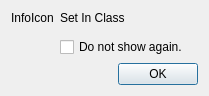
<?xml version="1.0" encoding="UTF-8"?>
<ui version="4.0">
 <class>welcomeStub</class>
 <widget class="QDialog" name="welcomeStub">
  <property name="geometry">
   <rect>
    <x>0</x>
    <y>0</y>
    <width>209</width>
    <height>96</height>
   </rect>
  </property>
  <property name="windowTitle">
   <string>Welcome</string>
  </property>
  <layout class="QGridLayout" name="gridLayout">
   <item row="0" column="0" rowspan="2">
    <widget class="QLabel" name="iconLabel">
     <property name="text">
      <string notr="true">InfoIcon</string>
     </property>
     <property name="alignment">
      <set>Qt::AlignLeading|Qt::AlignLeft|Qt::AlignTop</set>
     </property>
    </widget>
   </item>
   <item row="0" column="1">
    <widget class="QLabel" name="label">
     <property name="sizePolicy">
      <sizepolicy hsizetype="MinimumExpanding" vsizetype="Preferred">
       <horstretch>1</horstretch>
       <verstretch>0</verstretch>
      </sizepolicy>
     </property>
     <property name="text">
      <string notr="true">Set In Class</string>
     </property>
     <property name="alignment">
      <set>Qt::AlignLeading|Qt::AlignLeft|Qt::AlignTop</set>
     </property>
     <property name="wordWrap">
      <bool>true</bool>
     </property>
     <property name="openExternalLinks">
      <bool>true</bool>
     </property>
    </widget>
   </item>
   <item row="1" column="1">
    <widget class="QCheckBox" name="checkBox">
     <property name="text">
      <string>Do not show again.</string>
     </property>
    </widget>
   </item>
   <item row="2" column="0" colspan="2">
    <widget class="QDialogButtonBox" name="buttonBox">
     <property name="orientation">
      <enum>Qt::Horizontal</enum>
     </property>
     <property name="standardButtons">
      <set>QDialogButtonBox::Ok</set>
     </property>
    </widget>
   </item>
  </layout>
 </widget>
 <resources/>
 <connections>
  <connection>
   <sender>buttonBox</sender>
   <signal>accepted()</signal>
   <receiver>welcomeStub</receiver>
   <slot>accept()</slot>
   <hints>
    <hint type="sourcelabel">
     <x>227</x>
     <y>279</y>
    </hint>
    <hint type="destinationlabel">
     <x>157</x>
     <y>274</y>
    </hint>
   </hints>
  </connection>
  <connection>
   <sender>buttonBox</sender>
   <signal>rejected()</signal>
   <receiver>welcomeStub</receiver>
   <slot>reject()</slot>
   <hints>
    <hint type="sourcelabel">
     <x>295</x>
     <y>285</y>
    </hint>
    <hint type="destinationlabel">
     <x>286</x>
     <y>274</y>
    </hint>
   </hints>
  </connection>
 </connections>
</ui>
